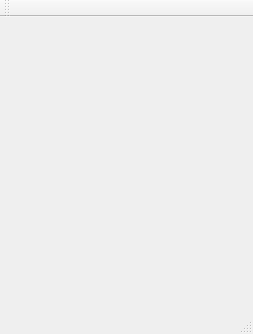
<?xml version="1.0" encoding="UTF-8"?>
<ui version="4.0">
 <class>serialPort</class>
 <widget class="QMainWindow" name="serialPort">
  <property name="geometry">
   <rect>
    <x>0</x>
    <y>0</y>
    <width>253</width>
    <height>334</height>
   </rect>
  </property>
  <property name="windowTitle">
   <string>serialPort</string>
  </property>
  <widget class="QWidget" name="centralWidget"/>
  <widget class="QMenuBar" name="menuBar">
   <property name="geometry">
    <rect>
     <x>0</x>
     <y>0</y>
     <width>253</width>
     <height>21</height>
    </rect>
   </property>
  </widget>
  <widget class="QToolBar" name="mainToolBar">
   <attribute name="toolBarArea">
    <enum>TopToolBarArea</enum>
   </attribute>
   <attribute name="toolBarBreak">
    <bool>false</bool>
   </attribute>
  </widget>
  <widget class="QStatusBar" name="statusBar"/>
 </widget>
 <layoutdefault spacing="6" margin="11"/>
 <resources/>
 <connections/>
</ui>
